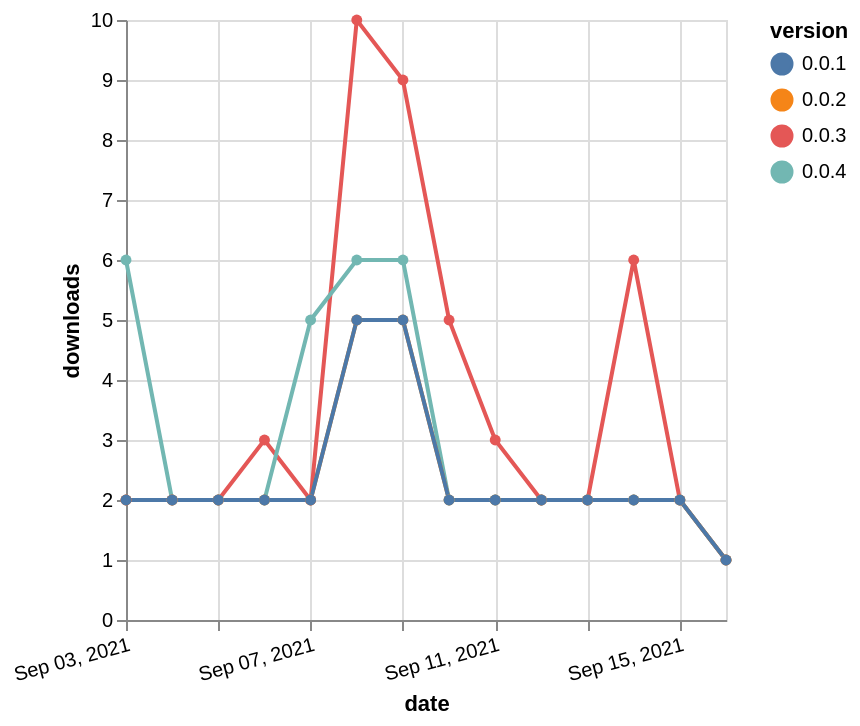

Source (Vega-Lite JSON):
### Vega-Lite specification from a JSON file in a GitHub repository (floating-point values rounded to 4 significant figures)
{"$schema": "https://vega.github.io/schema/vega-lite/v5.json", "description": "A simple bar chart with embedded data.", "data": {"values": [{"date": "2021-09-03", "total": 753, "delta": 2, "version": "0.0.3"}, {"date": "2021-09-04", "total": 755, "delta": 2, "version": "0.0.3"}, {"date": "2021-09-05", "total": 757, "delta": 2, "version": "0.0.3"}, {"date": "2021-09-06", "total": 760, "delta": 3, "version": "0.0.3"}, {"date": "2021-09-07", "total": 762, "delta": 2, "version": "0.0.3"}, {"date": "2021-09-08", "total": 772, "delta": 10, "version": "0.0.3"}, {"date": "2021-09-09", "total": 781, "delta": 9, "version": "0.0.3"}, {"date": "2021-09-10", "total": 786, "delta": 5, "version": "0.0.3"}, {"date": "2021-09-11", "total": 789, "delta": 3, "version": "0.0.3"}, {"date": "2021-09-12", "total": 791, "delta": 2, "version": "0.0.3"}, {"date": "2021-09-13", "total": 793, "delta": 2, "version": "0.0.3"}, {"date": "2021-09-14", "total": 799, "delta": 6, "version": "0.0.3"}, {"date": "2021-09-15", "total": 801, "delta": 2, "version": "0.0.3"}, {"date": "2021-09-16", "total": 802, "delta": 1, "version": "0.0.3"}, {"date": "2021-09-03", "total": 188, "delta": 6, "version": "0.0.4"}, {"date": "2021-09-04", "total": 190, "delta": 2, "version": "0.0.4"}, {"date": "2021-09-05", "total": 192, "delta": 2, "version": "0.0.4"}, {"date": "2021-09-06", "total": 194, "delta": 2, "version": "0.0.4"}, {"date": "2021-09-07", "total": 199, "delta": 5, "version": "0.0.4"}, {"date": "2021-09-08", "total": 205, "delta": 6, "version": "0.0.4"}, {"date": "2021-09-09", "total": 211, "delta": 6, "version": "0.0.4"}, {"date": "2021-09-10", "total": 213, "delta": 2, "version": "0.0.4"}, {"date": "2021-09-11", "total": 215, "delta": 2, "version": "0.0.4"}, {"date": "2021-09-12", "total": 217, "delta": 2, "version": "0.0.4"}, {"date": "2021-09-13", "total": 219, "delta": 2, "version": "0.0.4"}, {"date": "2021-09-14", "total": 221, "delta": 2, "version": "0.0.4"}, {"date": "2021-09-15", "total": 223, "delta": 2, "version": "0.0.4"}, {"date": "2021-09-16", "total": 224, "delta": 1, "version": "0.0.4"}, {"date": "2021-09-03", "total": 698, "delta": 2, "version": "0.0.2"}, {"date": "2021-09-04", "total": 700, "delta": 2, "version": "0.0.2"}, {"date": "2021-09-05", "total": 702, "delta": 2, "version": "0.0.2"}, {"date": "2021-09-06", "total": 704, "delta": 2, "version": "0.0.2"}, {"date": "2021-09-07", "total": 706, "delta": 2, "version": "0.0.2"}, {"date": "2021-09-08", "total": 711, "delta": 5, "version": "0.0.2"}, {"date": "2021-09-09", "total": 716, "delta": 5, "version": "0.0.2"}, {"date": "2021-09-10", "total": 718, "delta": 2, "version": "0.0.2"}, {"date": "2021-09-11", "total": 720, "delta": 2, "version": "0.0.2"}, {"date": "2021-09-12", "total": 722, "delta": 2, "version": "0.0.2"}, {"date": "2021-09-13", "total": 724, "delta": 2, "version": "0.0.2"}, {"date": "2021-09-14", "total": 726, "delta": 2, "version": "0.0.2"}, {"date": "2021-09-15", "total": 728, "delta": 2, "version": "0.0.2"}, {"date": "2021-09-16", "total": 729, "delta": 1, "version": "0.0.2"}, {"date": "2021-09-03", "total": 771, "delta": 2, "version": "0.0.1"}, {"date": "2021-09-04", "total": 773, "delta": 2, "version": "0.0.1"}, {"date": "2021-09-05", "total": 775, "delta": 2, "version": "0.0.1"}, {"date": "2021-09-06", "total": 777, "delta": 2, "version": "0.0.1"}, {"date": "2021-09-07", "total": 779, "delta": 2, "version": "0.0.1"}, {"date": "2021-09-08", "total": 784, "delta": 5, "version": "0.0.1"}, {"date": "2021-09-09", "total": 789, "delta": 5, "version": "0.0.1"}, {"date": "2021-09-10", "total": 791, "delta": 2, "version": "0.0.1"}, {"date": "2021-09-11", "total": 793, "delta": 2, "version": "0.0.1"}, {"date": "2021-09-12", "total": 795, "delta": 2, "version": "0.0.1"}, {"date": "2021-09-13", "total": 797, "delta": 2, "version": "0.0.1"}, {"date": "2021-09-14", "total": 799, "delta": 2, "version": "0.0.1"}, {"date": "2021-09-15", "total": 801, "delta": 2, "version": "0.0.1"}, {"date": "2021-09-16", "total": 802, "delta": 1, "version": "0.0.1"}]}, "width": "container", "mark": {"type": "line", "point": {"filled": true}}, "encoding": {"x": {"field": "date", "type": "temporal", "timeUnit": "yearmonthdate", "title": "date", "axis": {"labelAngle": -15}}, "y": {"field": "delta", "type": "quantitative", "title": "downloads"}, "color": {"field": "version", "type": "nominal"}, "tooltip": {"field": "delta"}}}
